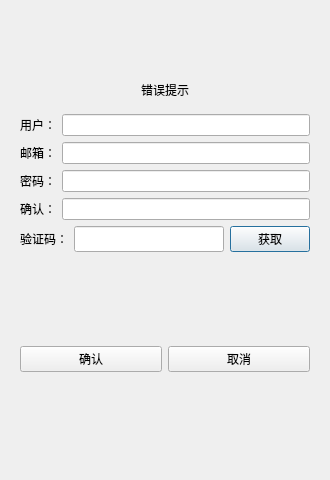
<?xml version="1.0" encoding="UTF-8"?>
<ui version="4.0">
 <class>RegisterDialog</class>
 <widget class="QDialog" name="RegisterDialog">
  <property name="geometry">
   <rect>
    <x>0</x>
    <y>0</y>
    <width>330</width>
    <height>480</height>
   </rect>
  </property>
  <property name="maximumSize">
   <size>
    <width>330</width>
    <height>480</height>
   </size>
  </property>
  <property name="windowTitle">
   <string>Dialog</string>
  </property>
  <layout class="QHBoxLayout" name="horizontalLayout_2">
   <item>
    <layout class="QVBoxLayout" name="verticalLayout">
     <item>
      <widget class="QStackedWidget" name="stackedWidget">
       <widget class="QWidget" name="page">
        <layout class="QVBoxLayout" name="verticalLayout_2">
         <item>
          <widget class="QWidget" name="widget" native="true">
           <property name="minimumSize">
            <size>
             <width>0</width>
             <height>30</height>
            </size>
           </property>
           <layout class="QVBoxLayout" name="verticalLayout_3">
            <item>
             <spacer name="verticalSpacer">
              <property name="orientation">
               <enum>Qt::Orientation::Vertical</enum>
              </property>
              <property name="sizeHint" stdset="0">
               <size>
                <width>20</width>
                <height>40</height>
               </size>
              </property>
             </spacer>
            </item>
            <item>
             <widget class="QLabel" name="err_tip">
              <property name="text">
               <string>错误提示</string>
              </property>
              <property name="alignment">
               <set>Qt::AlignmentFlag::AlignCenter</set>
              </property>
             </widget>
            </item>
           </layout>
          </widget>
         </item>
         <item>
          <layout class="QHBoxLayout" name="horizontalLayout">
           <item>
            <widget class="QLabel" name="user_label">
             <property name="maximumSize">
              <size>
               <width>16777215</width>
               <height>35</height>
              </size>
             </property>
             <property name="text">
              <string>用户：</string>
             </property>
            </widget>
           </item>
           <item>
            <widget class="QLineEdit" name="user_edit">
             <property name="maximumSize">
              <size>
               <width>400</width>
               <height>35</height>
              </size>
             </property>
            </widget>
           </item>
          </layout>
         </item>
         <item>
          <layout class="QHBoxLayout" name="horizontalLayout_3">
           <item>
            <widget class="QLabel" name="email_label">
             <property name="maximumSize">
              <size>
               <width>16777215</width>
               <height>35</height>
              </size>
             </property>
             <property name="text">
              <string>邮箱：</string>
             </property>
            </widget>
           </item>
           <item>
            <widget class="QLineEdit" name="email_edit">
             <property name="maximumSize">
              <size>
               <width>400</width>
               <height>35</height>
              </size>
             </property>
            </widget>
           </item>
          </layout>
         </item>
         <item>
          <layout class="QHBoxLayout" name="horizontalLayout_4">
           <item>
            <widget class="QLabel" name="pass_label">
             <property name="maximumSize">
              <size>
               <width>16777215</width>
               <height>35</height>
              </size>
             </property>
             <property name="text">
              <string>密码：</string>
             </property>
            </widget>
           </item>
           <item>
            <widget class="QLineEdit" name="pass_edit">
             <property name="maximumSize">
              <size>
               <width>400</width>
               <height>35</height>
              </size>
             </property>
            </widget>
           </item>
          </layout>
         </item>
         <item>
          <layout class="QHBoxLayout" name="horizontalLayout_5">
           <item>
            <widget class="QLabel" name="confirm_label">
             <property name="maximumSize">
              <size>
               <width>16777215</width>
               <height>35</height>
              </size>
             </property>
             <property name="text">
              <string>确认：</string>
             </property>
            </widget>
           </item>
           <item>
            <widget class="QLineEdit" name="confirm_edit">
             <property name="maximumSize">
              <size>
               <width>400</width>
               <height>35</height>
              </size>
             </property>
            </widget>
           </item>
          </layout>
         </item>
         <item>
          <layout class="QHBoxLayout" name="horizontalLayout_6">
           <item>
            <widget class="QLabel" name="verify_label">
             <property name="maximumSize">
              <size>
               <width>16777215</width>
               <height>35</height>
              </size>
             </property>
             <property name="text">
              <string>验证码：</string>
             </property>
            </widget>
           </item>
           <item>
            <widget class="QLineEdit" name="verify_edit">
             <property name="maximumSize">
              <size>
               <width>400</width>
               <height>35</height>
              </size>
             </property>
            </widget>
           </item>
           <item>
            <widget class="QPushButton" name="get_code">
             <property name="maximumSize">
              <size>
               <width>16777215</width>
               <height>30</height>
              </size>
             </property>
             <property name="text">
              <string>获取</string>
             </property>
            </widget>
           </item>
          </layout>
         </item>
         <item>
          <spacer name="verticalSpacer_2">
           <property name="orientation">
            <enum>Qt::Orientation::Vertical</enum>
           </property>
           <property name="sizeHint" stdset="0">
            <size>
             <width>20</width>
             <height>40</height>
            </size>
           </property>
          </spacer>
         </item>
         <item>
          <layout class="QHBoxLayout" name="horizontalLayout_7">
           <item>
            <widget class="QPushButton" name="sure_btn">
             <property name="maximumSize">
              <size>
               <width>16777215</width>
               <height>30</height>
              </size>
             </property>
             <property name="text">
              <string>确认</string>
             </property>
            </widget>
           </item>
           <item>
            <widget class="QPushButton" name="cancel_btn">
             <property name="maximumSize">
              <size>
               <width>16777215</width>
               <height>30</height>
              </size>
             </property>
             <property name="text">
              <string>取消</string>
             </property>
            </widget>
           </item>
          </layout>
         </item>
         <item>
          <spacer name="verticalSpacer_3">
           <property name="orientation">
            <enum>Qt::Orientation::Vertical</enum>
           </property>
           <property name="sizeHint" stdset="0">
            <size>
             <width>20</width>
             <height>40</height>
            </size>
           </property>
          </spacer>
         </item>
        </layout>
       </widget>
       <widget class="QWidget" name="page_2"/>
      </widget>
     </item>
    </layout>
   </item>
  </layout>
 </widget>
 <resources/>
 <connections/>
</ui>
